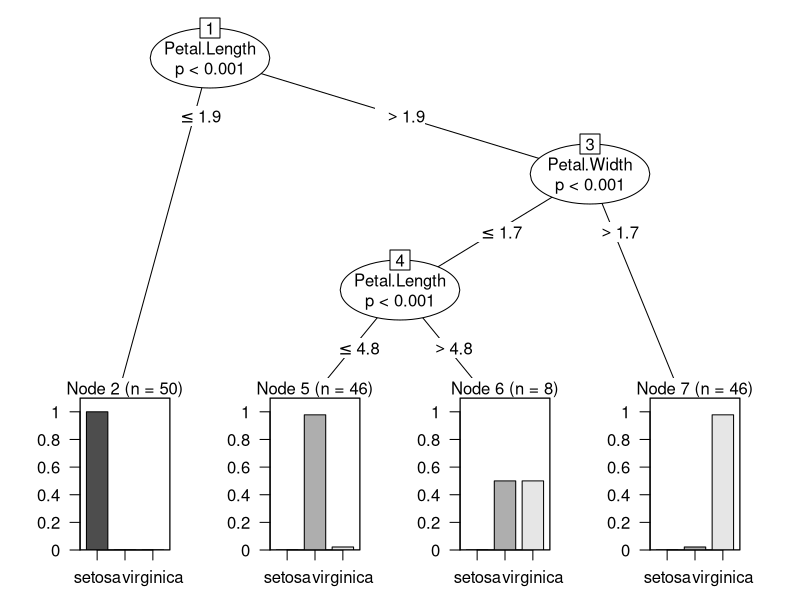
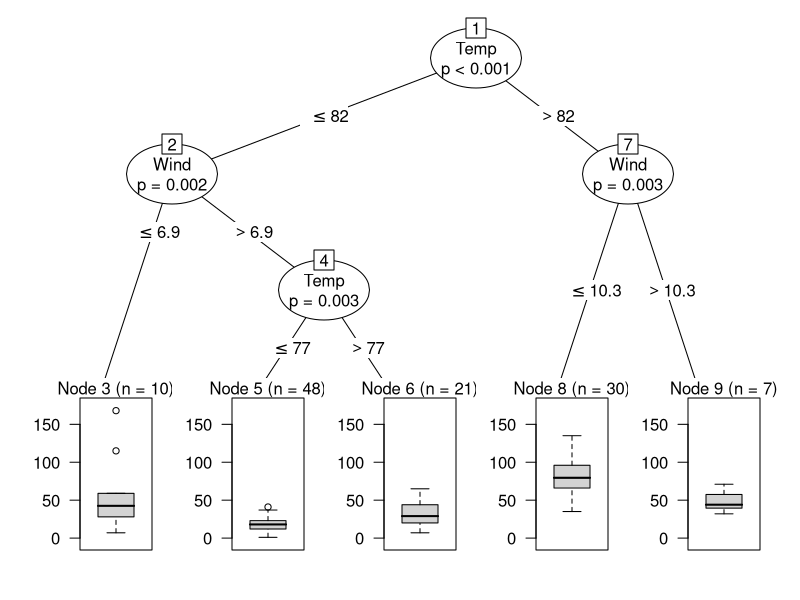

Here is the R script that generated these plots, in order:
## ---- chunk 1
library(knitr)
opts_chunk$set(dev.args=list(pointsize=10))
## ---- chunk 2
library(partykit)
## ---- chunk 3
iris.ct <- ctree(Species ~ .,data = iris)
plot(iris.ct)
## ---- chunk 4
nodeapply(iris.ct, ids = nodeids(iris.ct),
  FUN = function(n) info_node(n)$p.value
  )
## ---- chunk 5
table(iris$Species, predict(iris.ct), dnn = c("Actual species",
                                              "Predicted species"))
## ---- chunk 6
new.iris <- data.frame(Sepal.Length=rep(0,5), Sepal.Width=rep(0,5),
Petal.Length=c(1,4,5,4,5), Petal.Width=c(1,2,1,1,2))
predict(iris.ct, newdata = new.iris)
predict(iris.ct, newdata = new.iris, type="node")
## ---- chunk 7
airq <- subset(airquality, !is.na(Ozone))
airct <- ctree(Ozone ~ ., data = airq)
print(airct)
## ---- chunk 8
tapply(airq$Ozone, predict(airct, type = "node"), function(y)
  c("n" = length(y), "Avg." = mean(y),
  "Variance" = var(y), "SSE" = sum((y - mean(y))^2))
  )
## ---- chunk 9
library("strucchange")

sctest(airct)

nodeapply(airct, ids = nodeids(airct), FUN = function(n) info_node(n))

plot(airct)
